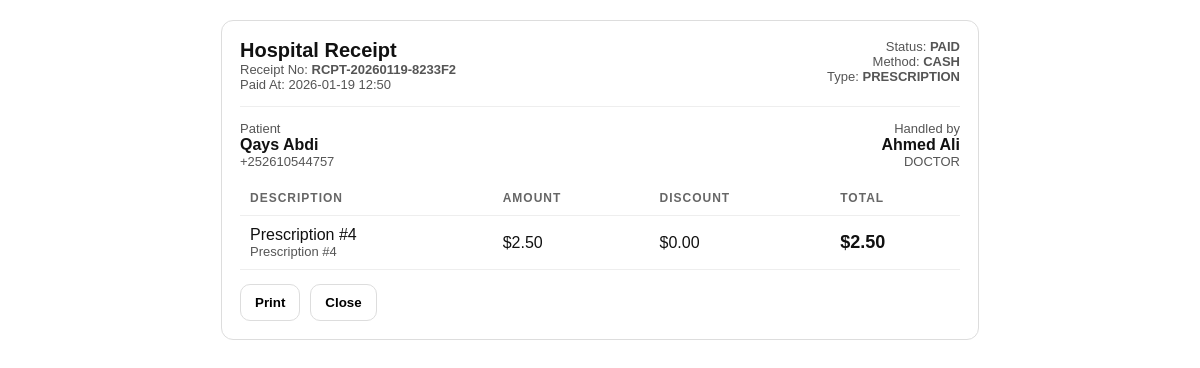
The app's page /billing/receipt.php?id=13 (signed in) with its own data.
### tables this page shows
CREATE TABLE `bills` (
  `id` int(11) NOT NULL,
  `appointment_id` int(11) DEFAULT NULL,
  `patient_id` int(11) NOT NULL,
  `employee_id` int(11) DEFAULT NULL,
  `prescription_id` int(11) DEFAULT NULL,
  `bill_type` enum('CONSULTATION','PRESCRIPTION','SURGERY','OTHER') NOT NULL DEFAULT 'OTHER',
  `description` varchar(255) DEFAULT NULL,
  `amount` decimal(10,2) NOT NULL DEFAULT 0.00,
  `discount` decimal(10,2) NOT NULL DEFAULT 0.00,
  `total` decimal(10,2) NOT NULL DEFAULT 0.00,
  `status` enum('UNPAID','PAID') NOT NULL DEFAULT 'UNPAID',
  `payment_method` enum('CASH','EVCPLUS','CARD','BANK') DEFAULT NULL,
  `receipt_no` varchar(40) DEFAULT NULL,
  `paid_at` datetime DEFAULT NULL,
  `created_at` timestamp NOT NULL DEFAULT current_timestamp()
);

CREATE TABLE `patients` (
  `id` int(11) NOT NULL,
  `patient_code` varchar(30) DEFAULT NULL,
  `full_name` varchar(120) NOT NULL,
  `gender` enum('Male','Female') NOT NULL,
  `date_of_birth` date DEFAULT NULL,
  `phone` varchar(30) DEFAULT NULL,
  `address` text DEFAULT NULL,
  `emergency_contact_name` varchar(120) DEFAULT NULL,
  `emergency_contact_phone` varchar(30) DEFAULT NULL,
  `created_at` timestamp NOT NULL DEFAULT current_timestamp()
);

CREATE TABLE `employees` (
  `id` int(11) NOT NULL,
  `user_id` int(11) DEFAULT NULL,
  `emp_code` varchar(30) DEFAULT NULL,
  `full_name` varchar(120) NOT NULL,
  `gender` enum('Male','Female') DEFAULT NULL,
  `phone` varchar(30) DEFAULT NULL,
  `email` varchar(160) DEFAULT NULL,
  `job_title` enum('DOCTOR','NURSE','ADMINISTRATOR','LAB','PHARMACIST','RECEPTIONIST') NOT NULL,
  `department` varchar(120) DEFAULT NULL,
  `specialization` varchar(120) DEFAULT NULL,
  `hire_date` date DEFAULT current_timestamp(),
  `status` enum('ACTIVE','INACTIVE') NOT NULL DEFAULT 'ACTIVE',
  `created_at` timestamp NOT NULL DEFAULT current_timestamp()
);

### billing/receipt.php (the view, shortened to what this page needs)
<?php
require_once __DIR__ . "/../includes/db.php";
function h($s){ return htmlspecialchars((string)$s, ENT_QUOTES, 'UTF-8'); }
$id = (int)($_GET["id"] ?? 0);
$stmt = $pdo->prepare("
  SELECT
    b.*,
    p.full_name AS patient_name, p.phone AS patient_phone,
    e.full_name AS employee_name, e.job_title
  FROM bills b
  JOIN patients p ON p.id=b.patient_id
  LEFT JOIN employees e ON e.id=b.employee_id
  WHERE b.id=? LIMIT 1
");
$stmt->execute([$id]);
$r = $stmt->fetch(PDO::FETCH_ASSOC);
?><!doctype html>
<html>
<head>
</head>
<body>
  <div class="box">
    <div class="row">
      <div>
        <p class="title">Hospital Receipt</p>
        <div class="muted">Receipt No: <b><?php echo h($r["receipt_no"]); ?></b></div>
        <div class="muted">Paid At: <?php echo h(date("Y-m-d H:i", strtotime($r["paid_at"]))); ?></div>
      </div>
      <div style="text-align:right">
        <div class="muted">Status: <b><?php echo h($r["status"]); ?></b></div>
        <div class="muted">Method: <b><?php echo h($r["payment_method"] ?? "-"); ?></b></div>
        <div class="muted">Type: <b><?php echo h($r["bill_type"]); ?></b></div>
      </div>
    </div>
    <hr style="border:none;border-top:1px solid #eee; margin:14px 0;">
    <div class="row">
      <div>
        <div class="muted">Patient</div>
        <div><b><?php echo h($r["patient_name"]); ?></b></div>
        <div class="muted"><?php echo h($r["patient_phone"] ?? "-"); ?></div>
      </div>
      <div style="text-align:right">
        <div class="muted">Handled by</div>
        <div><b><?php echo h($r["employee_name"] ?? "-"); ?></b></div>
        <div class="muted"><?php echo h($r["job_title"] ?? "-"); ?></div>
      </div>
    </div>
    <table>
      <thead>
        <tr>
          <th>Description</th>
          <th>Amount</th>
          <th>Discount</th>
          <th>Total</th>
        </tr>
      </thead>
      <tbody>
        <tr>
          <td>
            <?php echo h($r["description"] ?? "-"); ?>
            <?php if (!empty($r["prescription_id"])): ?>
              <div class="muted">Prescription #<?php echo (int)$r["prescription_id"]; ?></div>
            <?php endif; ?>
          </td>
          <td>$<?php echo number_format((float)$r["amount"],2); ?></td>
          <td>$<?php echo number_format((float)$r["discount"],2); ?></td>
          <td class="total">$<?php echo number_format((float)$r["total"],2); ?></td>
        </tr>
      </tbody>
    </table>
    <div class="btns">
      <button onclick="window.print()">Print</button>
      <button onclick="window.close()">Close</button>
    </div>
  </div>
</body>
</html>

### billing/receipt.php (style rules this page uses)
body { font-family: Arial, sans-serif; margin:20px; color:#111; }
.box { max-width:720px; margin:0 auto; border:1px solid #ddd; border-radius:12px; padding:18px; }
.row { display:flex; justify-content:space-between; gap:20px; }
.muted { color:#555; font-size:13px; }
.title { font-size:20px; font-weight:800; margin:0; }
table { width:100%; border-collapse:collapse; margin-top:12px; }
th,td { text-align:left; padding:10px; border-bottom:1px solid #eee; }
th { font-size:12px; text-transform:uppercase; letter-spacing:1px; color:#666; }
.total { font-size:18px; font-weight:900; }
.btns { display:flex; gap:10px; margin-top:14px; }
button { padding:10px 14px; border-radius:10px; border:1px solid #ddd; background:#fff; font-weight:700; cursor:pointer; }

### records on screen
bills: receipt_no "RCPT-20260119-8233F2", paid_at "2026-01-19 12:50", status "PAID", payment_method "CASH", bill_type "PRESCRIPTION", patient.full_name "Qays Abdi", patient.phone "+252610544757", employee.full_name "Ahmed Ali", employee.job_title "DOCTOR", description "Prescription #4", prescription "4", amount "2.50", discount "0.00", total "2.50"
